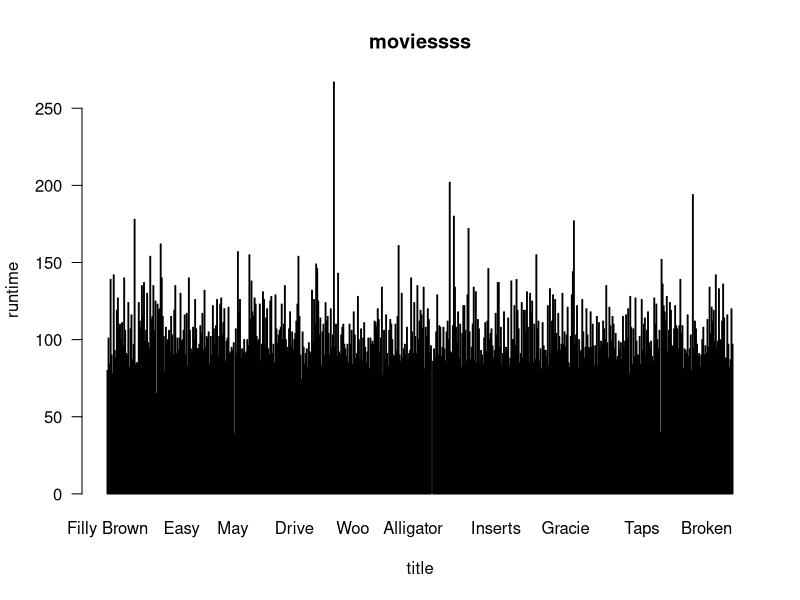

This chart was generated by the following R code:
x=read.csv("moviesdata.csv")
View(x)
barplot(x$runtime,xlab="title",ylab="runtime",main="moviessss",names.arg=x$title,col=rainbow(length(title)),las=1)